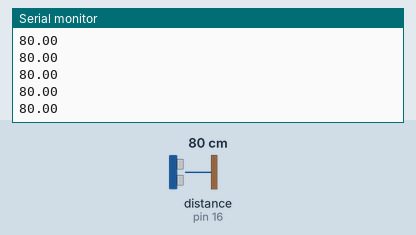
Simulated run of this sketch. Board: Arduino Uno, built with avr-gcc and run on an emulated ATmega328P. Shown: the last lines printed to the serial monitor. The test bench sets the inputs (shaded band); at power-on: distance to the obstacle (sensor on pin 16) 80 cm. The echo pulse lasts 58.3 µs per cm.

Above: at 1.2 s.
1.3 s: distance to the obstacle (sensor on pin 16) set to 2 cm
At 2.0 s:
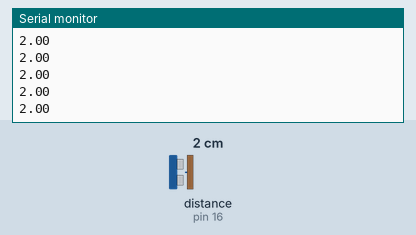
2.8 s: distance to the obstacle (sensor on pin 16) set to 4 cm
At 3.4 s:
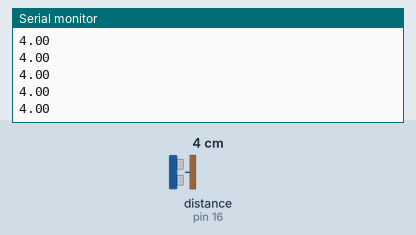
Timing chart, 0 to 5.8 s (numbered marks = the images above; inputs shaded):
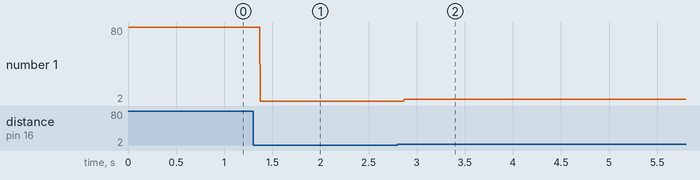

The sketch:

UltraSonic.ino
```cpp
#include <HCSR04.h>
  HCSR04 hc(14,16);//initialisation class HCSR04 (trig, echo);
void setup() {
  // put your setup code here, to run once:
  ( Serial.begin(9600));
}

void loop() {
  // put your main code here, to run repeatedly:
  Serial.println(hc.dist()) ;
}
```

Measured:
- after the input at 1.3 s, the serial monitor: prints a new line after 0.07 s (image 1)
- after the input at 2.8 s, the serial monitor: prints a new line after 0.07 s (image 2)
- plotted number 1: 80 → 2 after the input at 1.3 s, 2 → 4 after the input at 2.8 s
